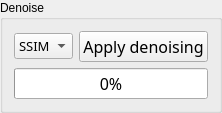
             <widget class="QGroupBox" name="groupBox_3">
              <property name="title">
               <string>Denoise</string>
              </property>
              <layout class="QVBoxLayout" name="verticalLayout_6">
               <item>
                <layout class="QHBoxLayout" name="horizontalLayout_8">
                 <item>
                  <widget class="QComboBox" name="Choice_Idx">
                   <property name="sizePolicy">
                    <sizepolicy hsizetype="Preferred" vsizetype="Maximum">
                     <horstretch>0</horstretch>
                     <verstretch>0</verstretch>
                    </sizepolicy>
                   </property>
                   <property name="font">
                    <font>
                     <family>Noto Sans Cond</family>
                     <pointsize>10</pointsize>
                     <weight>50</weight>
                     <italic>false</italic>
                     <bold>false</bold>
                    </font>
                   </property>
                   <property name="toolTip">
                    <string>&lt;html&gt;&lt;head/&gt;&lt;body&gt;&lt;p&gt;&lt;span style=&quot; font-size:11pt;&quot;&gt;Choice of the parameters that must be applied&lt;/span&gt;&lt;/p&gt;&lt;/body&gt;&lt;/html&gt;</string>
                   </property>
                   <property name="styleSheet">
                    <string notr="true"/>
                   </property>
                   <item>
                    <property name="text">
                     <string>SSIM</string>
                    </property>
                   </item>
                   <item>
                    <property name="text">
                     <string>MSE</string>
                    </property>
                   </item>
                  </widget>
                 </item>
                 <item>
                  <widget class="QPushButton" name="Denoise_button2">
                   <property name="sizePolicy">
                    <sizepolicy hsizetype="Minimum" vsizetype="Maximum">
                     <horstretch>0</horstretch>
                     <verstretch>0</verstretch>
                    </sizepolicy>
                   </property>
                   <property name="font">
                    <font>
                     <family>Noto Sans Cond</family>
                     <pointsize>12</pointsize>
                     <weight>50</weight>
                     <italic>false</italic>
                     <bold>false</bold>
                    </font>
                   </property>
                   <property name="toolTip">
                    <string>&lt;html&gt;&lt;head/&gt;&lt;body&gt;&lt;p&gt;&lt;span style=&quot; font-size:11pt;&quot;&gt;Denoising of the stack of images&lt;/span&gt;&lt;/p&gt;&lt;/body&gt;&lt;/html&gt;</string>
                   </property>
                   <property name="styleSheet">
                    <string notr="true"/>
                   </property>
                   <property name="text">
                    <string>Apply denoising</string>
                   </property>
                  </widget>
                 </item>
                </layout>
               </item>
               <item>
                <widget class="QProgressBar" name="progressBar">
                 <property name="minimumSize">
                  <size>
                   <width>90</width>
                   <height>0</height>
                  </size>
                 </property>
                 <property name="font">
                  <font>
                   <family>Noto Sans Cond</family>
                   <pointsize>12</pointsize>
                   <weight>50</weight>
                   <italic>false</italic>
                   <bold>false</bold>
                  </font>
                 </property>
                 <property name="styleSheet">
                  <string notr="true"/>
                 </property>
                 <property name="value">
                  <number>0</number>
                 </property>
                </widget>
               </item>
              </layout>
             </widget>
